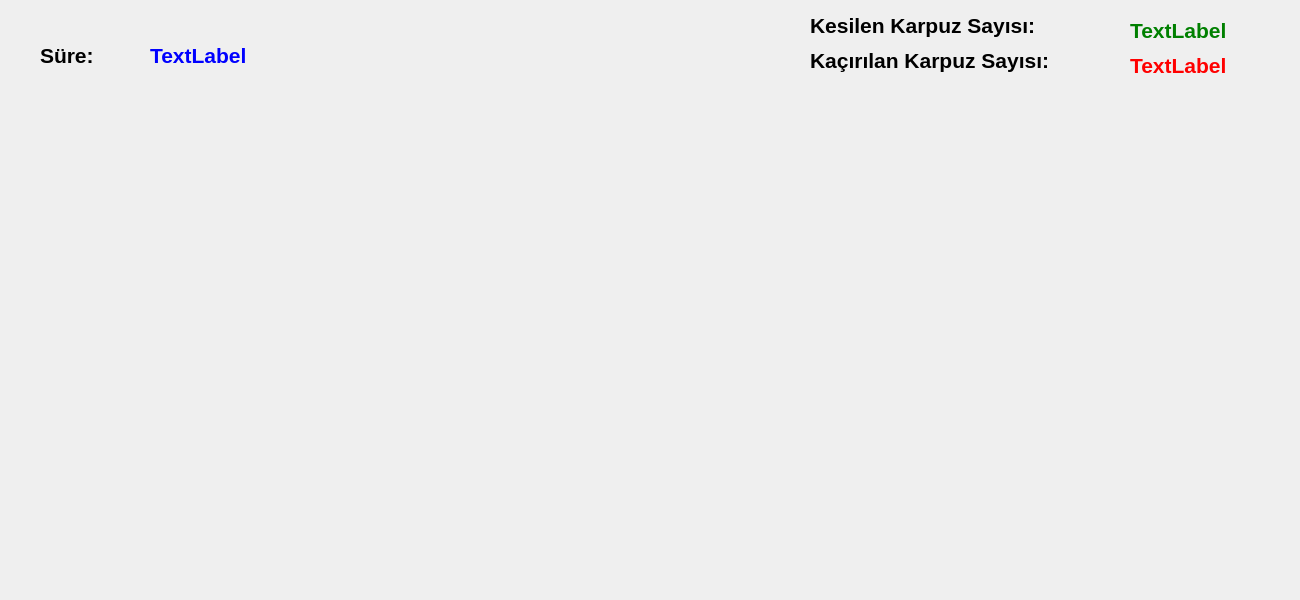
<?xml version="1.0" encoding="UTF-8"?>
<ui version="4.0">
 <class>Dialog</class>
 <widget class="QDialog" name="Dialog">
  <property name="geometry">
   <rect>
    <x>0</x>
    <y>0</y>
    <width>1300</width>
    <height>600</height>
   </rect>
  </property>
  <property name="windowTitle">
   <string>Dialog</string>
  </property>
  <property name="styleSheet">
   <string notr="true">#Dialog {
    border-image: url(:/images/ahsap.png);
}</string>
  </property>
  <widget class="QLabel" name="label_Sure">
   <property name="geometry">
    <rect>
     <x>150</x>
     <y>40</y>
     <width>181</width>
     <height>31</height>
    </rect>
   </property>
   <property name="font">
    <font>
     <pointsize>16</pointsize>
     <bold>true</bold>
    </font>
   </property>
   <property name="styleSheet">
    <string notr="true">color:blue</string>
   </property>
   <property name="text">
    <string>TextLabel</string>
   </property>
  </widget>
  <widget class="QLabel" name="label_kesilen">
   <property name="geometry">
    <rect>
     <x>1130</x>
     <y>20</y>
     <width>131</width>
     <height>21</height>
    </rect>
   </property>
   <property name="font">
    <font>
     <pointsize>16</pointsize>
     <bold>true</bold>
    </font>
   </property>
   <property name="styleSheet">
    <string notr="true">color:green</string>
   </property>
   <property name="text">
    <string>TextLabel</string>
   </property>
  </widget>
  <widget class="QLabel" name="label_kacirilan">
   <property name="geometry">
    <rect>
     <x>1130</x>
     <y>50</y>
     <width>131</width>
     <height>31</height>
    </rect>
   </property>
   <property name="font">
    <font>
     <pointsize>16</pointsize>
     <bold>true</bold>
    </font>
   </property>
   <property name="styleSheet">
    <string notr="true">color:red</string>
   </property>
   <property name="text">
    <string>TextLabel</string>
   </property>
  </widget>
  <widget class="QLabel" name="label_arkaPlan">
   <property name="geometry">
    <rect>
     <x>0</x>
     <y>100</y>
     <width>2000</width>
     <height>1200</height>
    </rect>
   </property>
   <property name="text">
    <string/>
   </property>
   <property name="pixmap">
    <pixmap resource="Resources.qrc">:/images/back.jpg</pixmap>
   </property>
   <property name="scaledContents">
    <bool>false</bool>
   </property>
  </widget>
  <widget class="QLabel" name="label">
   <property name="geometry">
    <rect>
     <x>40</x>
     <y>40</y>
     <width>63</width>
     <height>31</height>
    </rect>
   </property>
   <property name="font">
    <font>
     <pointsize>16</pointsize>
     <bold>true</bold>
    </font>
   </property>
   <property name="text">
    <string>Süre:</string>
   </property>
  </widget>
  <widget class="QLabel" name="label_2">
   <property name="geometry">
    <rect>
     <x>810</x>
     <y>10</y>
     <width>281</width>
     <height>31</height>
    </rect>
   </property>
   <property name="font">
    <font>
     <pointsize>16</pointsize>
     <bold>true</bold>
    </font>
   </property>
   <property name="text">
    <string>Kesilen Karpuz Sayısı:</string>
   </property>
  </widget>
  <widget class="QLabel" name="label_3">
   <property name="geometry">
    <rect>
     <x>810</x>
     <y>40</y>
     <width>291</width>
     <height>41</height>
    </rect>
   </property>
   <property name="font">
    <font>
     <pointsize>16</pointsize>
     <bold>true</bold>
    </font>
   </property>
   <property name="text">
    <string>Kaçırılan Karpuz Sayısı:</string>
   </property>
  </widget>
  <zorder>label_arkaPlan</zorder>
  <zorder>label_Sure</zorder>
  <zorder>label_kesilen</zorder>
  <zorder>label_kacirilan</zorder>
  <zorder>label</zorder>
  <zorder>label_2</zorder>
  <zorder>label_3</zorder>
 </widget>
 <resources>
  <include location="Resources.qrc"/>
 </resources>
 <connections/>
</ui>
